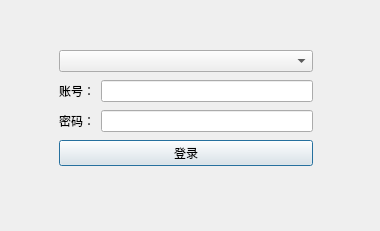
<?xml version="1.0" encoding="UTF-8"?>
<ui version="4.0">
 <class>Dialog</class>
 <widget class="QDialog" name="Dialog">
  <property name="geometry">
   <rect>
    <x>0</x>
    <y>0</y>
    <width>380</width>
    <height>231</height>
   </rect>
  </property>
  <property name="windowTitle">
   <string>登录</string>
  </property>
  <widget class="QWidget" name="">
   <property name="geometry">
    <rect>
     <x>59</x>
     <y>48</y>
     <width>254</width>
     <height>124</height>
    </rect>
   </property>
   <layout class="QVBoxLayout" name="verticalLayout">
    <item>
     <widget class="QComboBox" name="comboBox"/>
    </item>
    <item>
     <layout class="QHBoxLayout" name="horizontalLayout">
      <item>
       <widget class="QLabel" name="label">
        <property name="text">
         <string>账号：</string>
        </property>
       </widget>
      </item>
      <item>
       <widget class="QLineEdit" name="lineEdit"/>
      </item>
     </layout>
    </item>
    <item>
     <layout class="QHBoxLayout" name="horizontalLayout_2">
      <item>
       <widget class="QLabel" name="label_2">
        <property name="text">
         <string>密码：</string>
        </property>
       </widget>
      </item>
      <item>
       <widget class="QLineEdit" name="lineEdit_2"/>
      </item>
     </layout>
    </item>
    <item>
     <widget class="QPushButton" name="pushButton">
      <property name="text">
       <string>登录</string>
      </property>
     </widget>
    </item>
   </layout>
  </widget>
 </widget>
 <resources/>
 <connections/>
</ui>
